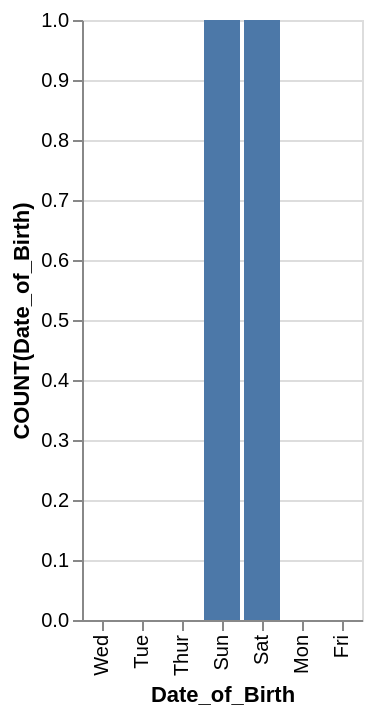

Source (Vega-Lite JSON):
### Vega-Lite specification from a JSON file in a GitHub repository (floating-point values rounded to 4 significant figures)
{"data": {"values": [{"x_data": "Mon", "y_data": 0}, {"x_data": "Tue", "y_data": 0}, {"x_data": "Wed", "y_data": 0}, {"x_data": "Thur", "y_data": 0}, {"x_data": "Fri", "y_data": 0}, {"x_data": "Sat", "y_data": 1}, {"x_data": "Sun", "y_data": 1}]}, "mark": "bar", "encoding": {"x": {"field": "x_data", "type": "nominal", "title": "Date_of_Birth", "sort": "descending"}, "y": {"field": "y_data", "type": "quantitative", "title": "COUNT(Date_of_Birth)"}}}
